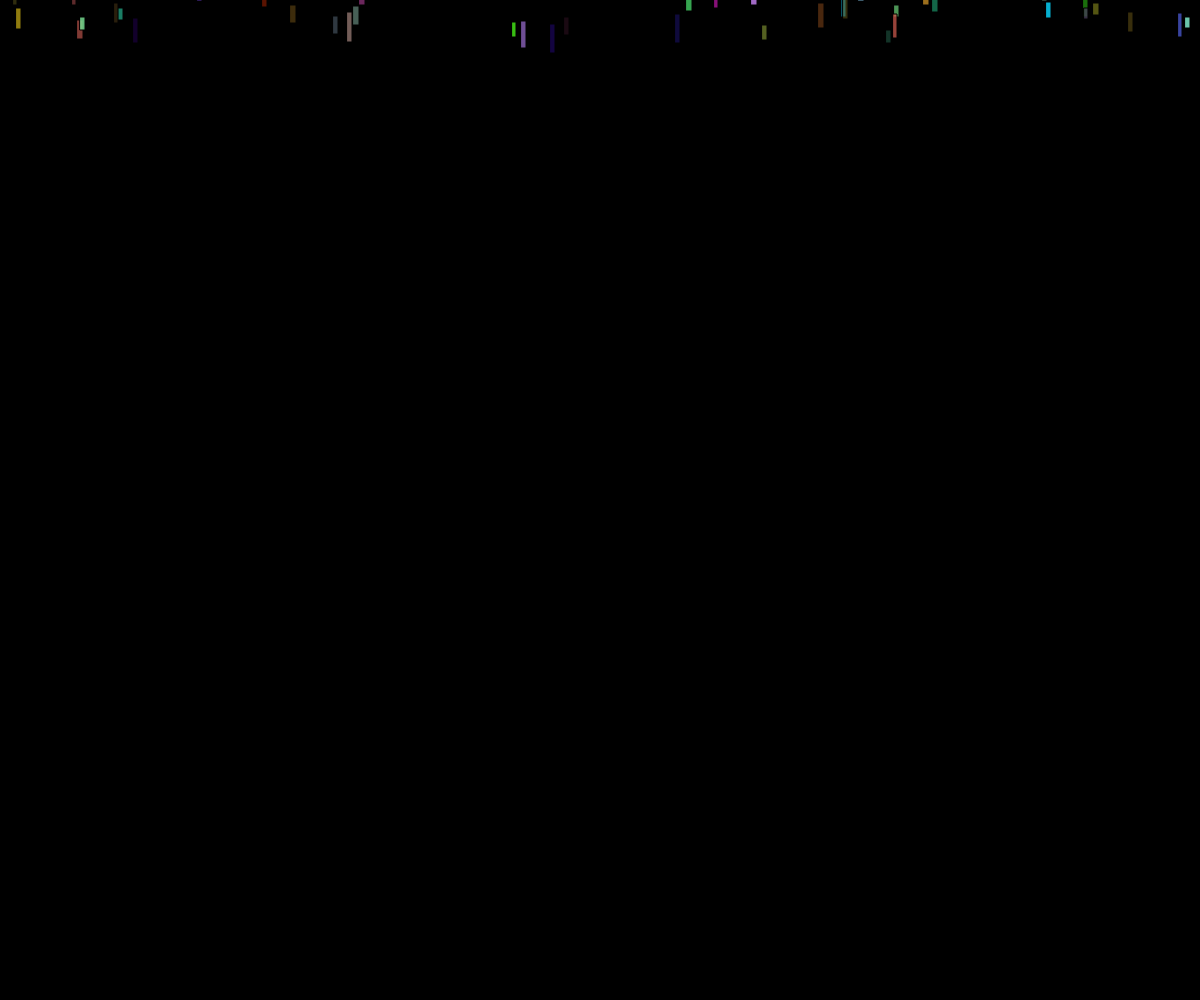
Frame 1 (no input)
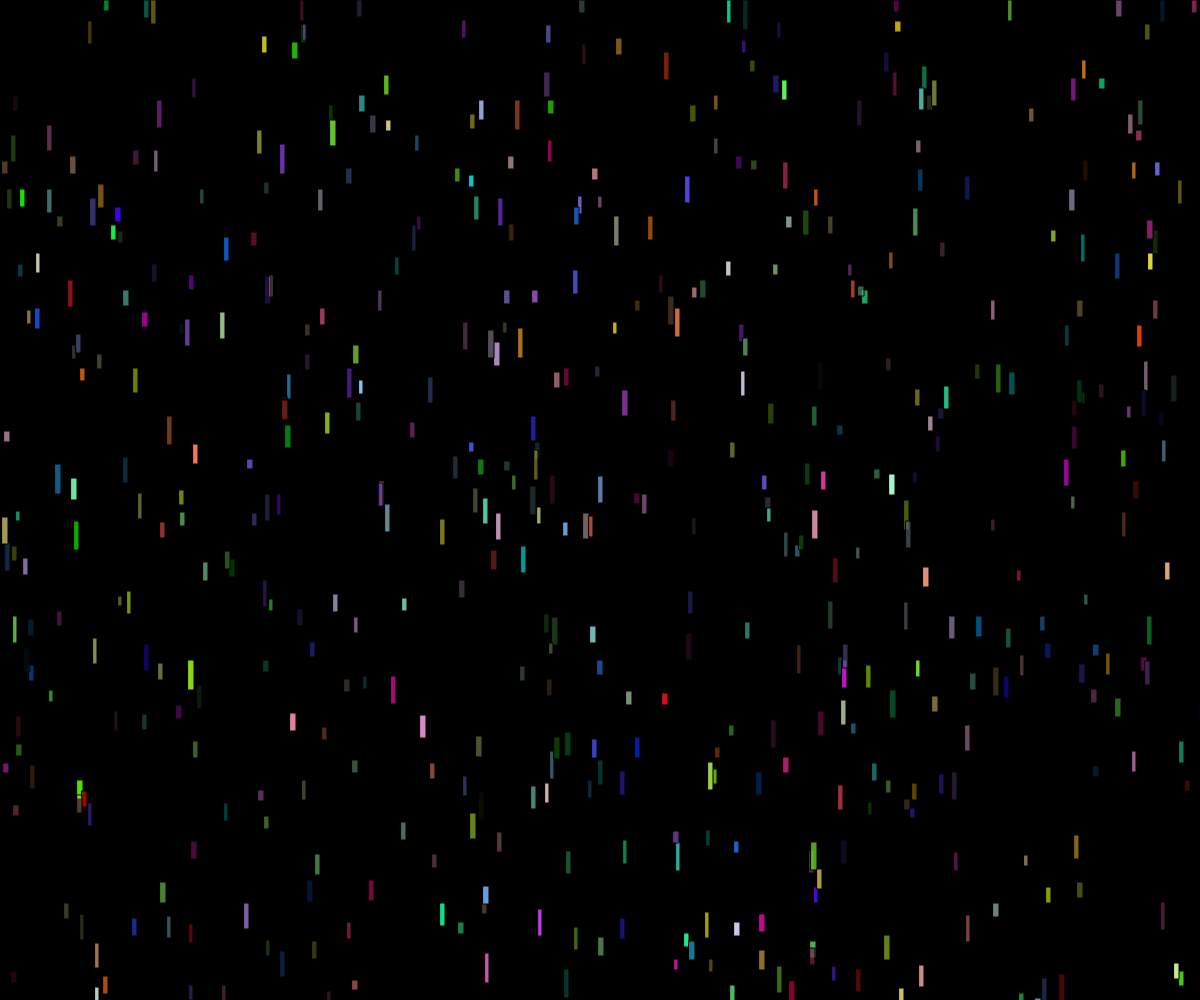
Frame 60 (no input)
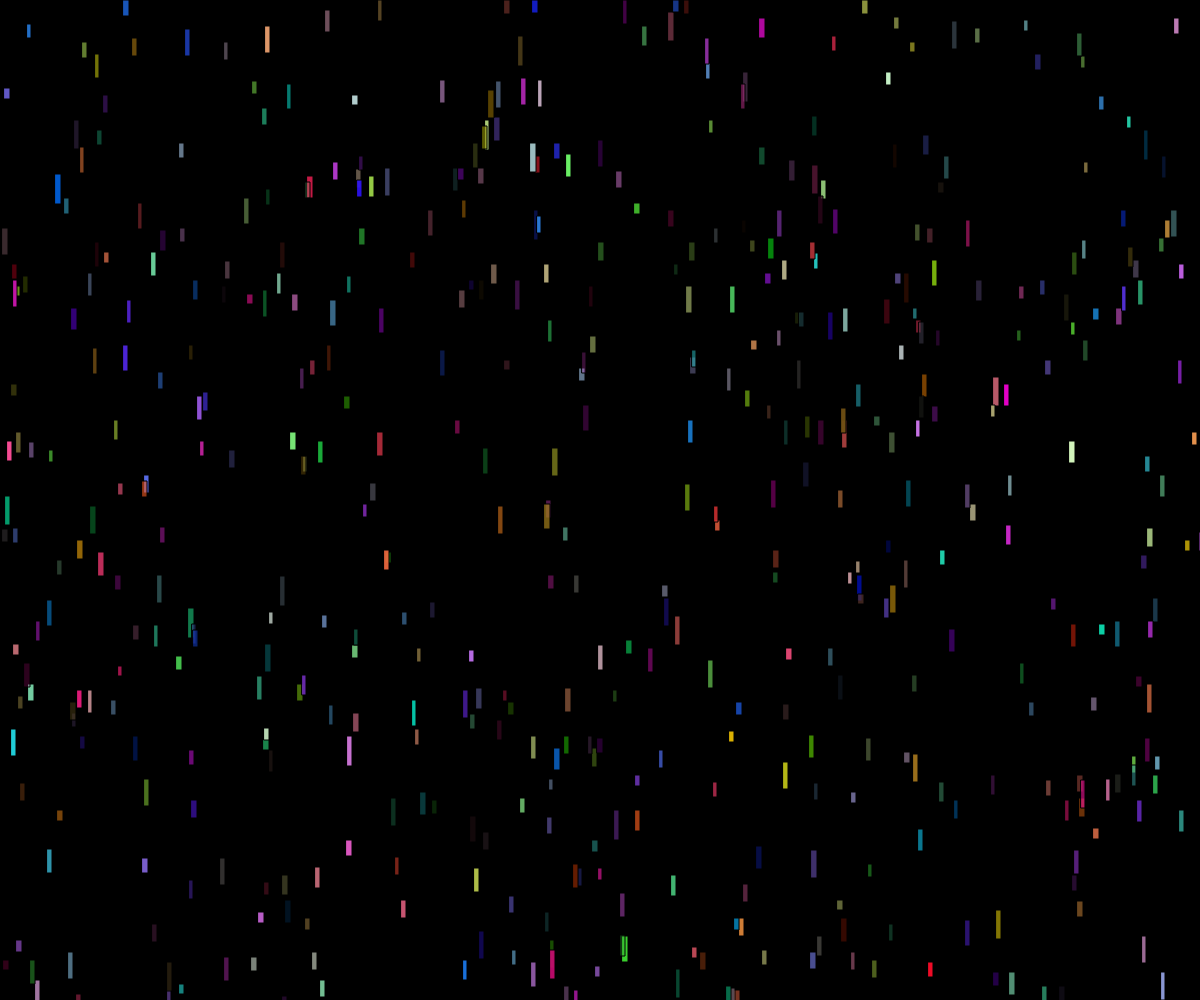
Frame 120 (the mouse pressed at the canvas centre since frame 60)

The p5.js sketch that drew these frames (run headless with seeded random() and noise() and a simulated clock; from frame 60 on, the mouse is pressed at the canvas centre):

// p5.js sketch
// ── sketch.js
var droplets = [];
var dropletCount = 500;

function setup() {
  createCanvas(window.innerWidth, window.innerHeight);
  background(0);
  for (var i = 0; i < dropletCount; i++) {
    var nDrop = new Droplet();
    nDrop.setSize();
    droplets.push(nDrop);
  }
}

function draw() {
  background(0);
  for (var i = 0; i < droplets.length; i++) {
    droplets[i].rain();
    droplets[i].render();
  }
}

function Droplet() {

  var x = round(random(0, width));
  var y = round(random(-500, 0));
  var w;
  var h;
  var speed = round(random(10, 30));

  this.setSize = function() {
    w = round(random(4, 6));
    h = round(random(10, 30));
  }

  this.rain = function() {
    y += speed;
    if (y > height) {
      y = 0;
    }
  }

  this.render = function() {
    // noStroke();
    fill(random(0, 255), random(0, 255), random(0, 255), random(50, 255));
    // fill(0, 255, 80, random(50, 255));
    rect(x, y, w, h);
  }
}
